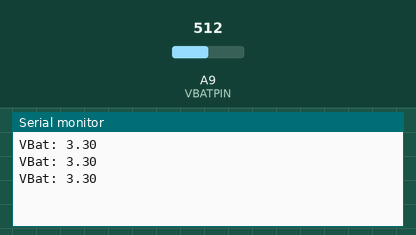
Bench run of a sketch on a simulated Arduino Mega 2560, built with avr-gcc and run on an emulated ATmega2560. Parts: the last lines printed to the serial monitor. Inputs (shaded band) come from the test bench; at power-on: A9 (VBATPIN) = 512.

Above: at 1.3 s.
1.4 s: A9 (VBATPIN) set to 716
At 1.8 s:
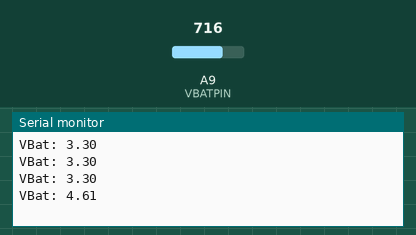
2.9 s: A9 (VBATPIN) set to 900
At 3.4 s:
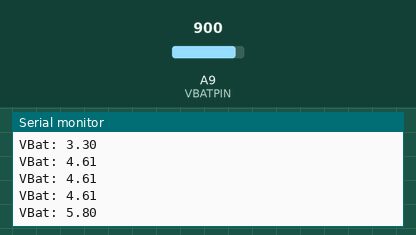
Timing chart, 0 to 5.9 s (numbered marks = the images above; inputs shaded):
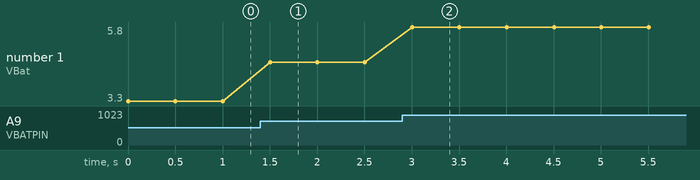

Measured:
- after the input at 1.4 s, the serial monitor: prints a new line after 0.10 s (image 1)
- after the input at 2.9 s, the serial monitor: prints a new line after 0.10 s (image 2)
- plotted number 1: 3.3 → 4.61 after the input at 1.4 s, 4.61 → 5.8 after the input at 2.9 s

The sketch:

_32_u4_battery_level_check.ino
```cpp
// Check battery voltage on 32u4
// Tested with "Adafruit feather 32u4" radio module

#define VBATPIN A9

void setup() {
  Serial.begin(115200);
}

void loop() {
  float measuredvbat = analogRead(VBATPIN);
  measuredvbat *= 2;    // we divided by 2, so multiply back
  measuredvbat *= 3.3;  // Multiply by 3.3V, our reference voltage
  measuredvbat /= 1024; // convert to voltage
  Serial.print("VBat: " ); Serial.println(measuredvbat);
  delay(500);
}
```
